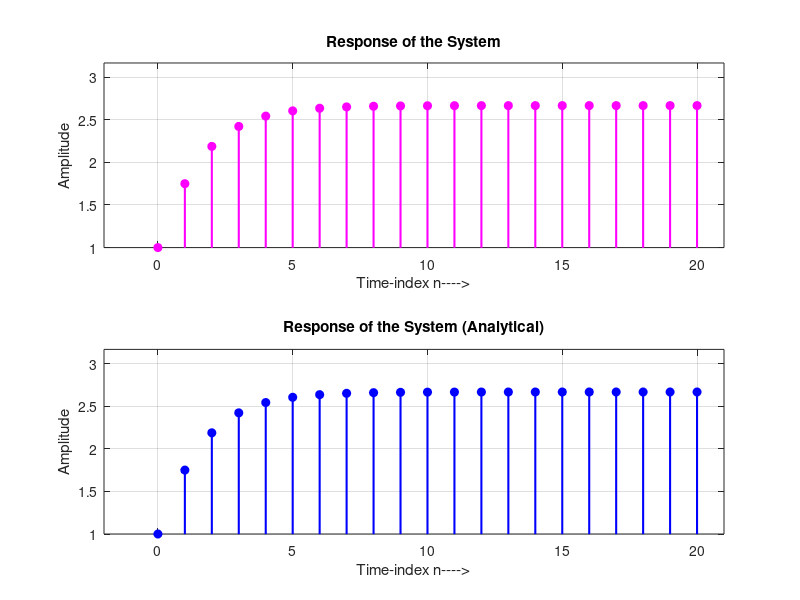

This chart was generated by the following MATLAB code:

%%% Program V5_3.m Solution of linear constant co-efficient differewnce equations
%%% with zero initial conditions

%%% Developed by Dr. M. Venu Gopala Rao, 
%%% Email: mvgr03@kluniversity.in,  mvgr03@gmail.com,
%-------------------------------------------------------------------------

% Solve  y[n] - (3/2)y[n-1]+(1/2)y[n-2] = x[n],  n >= 0
% where  x[n] = (1/4)^n u[n], with zero initial conditions

clear all; close all; clc;

format long; 

% n = [0:7]; x = (1/4).^n ; 
b = [1]; a = [1, -1.5 +0.5];
n = 0:20;  

% Solution of LCCDE for an input sequence x = (1/4).^n with zero initial
% conditions.
x = (1/4).^n ;
y = filter(b,a,x);

figure(); 

subplot(2,1,1);stem(n,y,'m','fill','LineWidth', 1.5);
xlabel('Time-index n---->');ylabel('Amplitude');
title('Response of the System');grid on
axis([-2 21 min(y) max(y)+0.5]);

%%% Manual solution
% y[n] = (1/3)*(1/4).^n -2*(1/2).^n+(8/3)*ones(size(n));

y1 = (1/3)*(1/4).^n - 2*(1/2).^n+(8/3)*ones(size(n));
subplot(2,1,2);stem(n,y1,'b','fill','LineWidth', 1.5);
axis([-2 21 min(y1) max(y1)+0.5]);
xlabel('Time-index n---->');ylabel('Amplitude');
title('Response of the System (Analytical)');grid on
